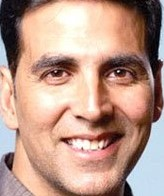
#> input picture images/akshay.jpg, 164 x 196 px, given in place of the camera
$ jupyter execute --allow-errors oneshot.ipynb   (shell and % lines are left out)   (text cells are left out)
#> lines starting #> are read from the running program, lines starting #| are printed output that depends on the picture
### utils.py
import tensorflow as tf
import numpy as np
import os
from numpy import genfromtxt
from keras.layers import Conv2D, ZeroPadding2D, Activation, Input, concatenate
from keras.models import Model
from keras.layers.normalization import BatchNormalization
from keras.layers.pooling import MaxPooling2D, AveragePooling2D


_FLOATX = 'float32'

# [4 lines left out: function variable, not called in this run]

def shape(x):
  return x.get_shape()

def square(x):
  return tf.square(x)

def zeros(shape, dtype=_FLOATX, name=None):
  return variable(np.zeros(shape), dtype, name)

# [4 lines left out: function concatenate, not called in this run]

def LRN2D(x):
  return tf.nn.lrn(x, alpha=1e-4, beta=0.75)

# [24 lines left out: function conv2d_bn, not called in this run]

weights = [
  'conv1', 'bn1', 'conv2', 'bn2', 'conv3', 'bn3',
  'inception_3a_1x1_conv', 'inception_3a_1x1_bn',
  'inception_3a_pool_conv', 'inception_3a_pool_bn',
  'inception_3a_5x5_conv1', 'inception_3a_5x5_conv2', 'inception_3a_5x5_bn1', 'inception_3a_5x5_bn2',
  'inception_3a_3x3_conv1', 'inception_3a_3x3_conv2', 'inception_3a_3x3_bn1', 'inception_3a_3x3_bn2',
  'inception_3b_3x3_conv1', 'inception_3b_3x3_conv2', 'inception_3b_3x3_bn1', 'inception_3b_3x3_bn2',
  'inception_3b_5x5_conv1', 'inception_3b_5x5_conv2', 'inception_3b_5x5_bn1', 'inception_3b_5x5_bn2',
  'inception_3b_pool_conv', 'inception_3b_pool_bn',
  'inception_3b_1x1_conv', 'inception_3b_1x1_bn',
  'inception_3c_3x3_conv1', 'inception_3c_3x3_conv2', 'inception_3c_3x3_bn1', 'inception_3c_3x3_bn2',
  'inception_3c_5x5_conv1', 'inception_3c_5x5_conv2', 'inception_3c_5x5_bn1', 'inception_3c_5x5_bn2',
  'inception_4a_3x3_conv1', 'inception_4a_3x3_conv2', 'inception_4a_3x3_bn1', 'inception_4a_3x3_bn2',
  'inception_4a_5x5_conv1', 'inception_4a_5x5_conv2', 'inception_4a_5x5_bn1', 'inception_4a_5x5_bn2',
  'inception_4a_pool_conv', 'inception_4a_pool_bn',
  'inception_4a_1x1_conv', 'inception_4a_1x1_bn',
  'inception_4e_3x3_conv1', 'inception_4e_3x3_conv2', 'inception_4e_3x3_bn1', 'inception_4e_3x3_bn2',
  'inception_4e_5x5_conv1', 'inception_4e_5x5_conv2', 'inception_4e_5x5_bn1', 'inception_4e_5x5_bn2',
  'inception_5a_3x3_conv1', 'inception_5a_3x3_conv2', 'inception_5a_3x3_bn1', 'inception_5a_3x3_bn2',
  'inception_5a_pool_conv', 'inception_5a_pool_bn',
  'inception_5a_1x1_conv', 'inception_5a_1x1_bn',
  'inception_5b_3x3_conv1', 'inception_5b_3x3_conv2', 'inception_5b_3x3_bn1', 'inception_5b_3x3_bn2',
  'inception_5b_pool_conv', 'inception_5b_pool_bn',
  'inception_5b_1x1_conv', 'inception_5b_1x1_bn',
  'dense_layer'
]

conv_shape = {
  'conv1': [64, 3, 7, 7],
  'conv2': [64, 64, 1, 1],
  'conv3': [192, 64, 3, 3],
  'inception_3a_1x1_conv': [64, 192, 1, 1],
  'inception_3a_pool_conv': [32, 192, 1, 1],
  'inception_3a_5x5_conv1': [16, 192, 1, 1],
  'inception_3a_5x5_conv2': [32, 16, 5, 5],
  'inception_3a_3x3_conv1': [96, 192, 1, 1],
  'inception_3a_3x3_conv2': [128, 96, 3, 3],
  'inception_3b_3x3_conv1': [96, 256, 1, 1],
  'inception_3b_3x3_conv2': [128, 96, 3, 3],
  'inception_3b_5x5_conv1': [32, 256, 1, 1],
  'inception_3b_5x5_conv2': [64, 32, 5, 5],
  'inception_3b_pool_conv': [64, 256, 1, 1],
  'inception_3b_1x1_conv': [64, 256, 1, 1],
  'inception_3c_3x3_conv1': [128, 320, 1, 1],
  'inception_3c_3x3_conv2': [256, 128, 3, 3],
  'inception_3c_5x5_conv1': [32, 320, 1, 1],
  'inception_3c_5x5_conv2': [64, 32, 5, 5],
  'inception_4a_3x3_conv1': [96, 640, 1, 1],
  'inception_4a_3x3_conv2': [192, 96, 3, 3],
  'inception_4a_5x5_conv1': [32, 640, 1, 1,],
  'inception_4a_5x5_conv2': [64, 32, 5, 5],
  'inception_4a_pool_conv': [128, 640, 1, 1],
  'inception_4a_1x1_conv': [256, 640, 1, 1],
  'inception_4e_3x3_conv1': [160, 640, 1, 1],
  'inception_4e_3x3_conv2': [256, 160, 3, 3],
  'inception_4e_5x5_conv1': [64, 640, 1, 1],
  'inception_4e_5x5_conv2': [128, 64, 5, 5],
  'inception_5a_3x3_conv1': [96, 1024, 1, 1],
  'inception_5a_3x3_conv2': [384, 96, 3, 3],
  'inception_5a_pool_conv': [96, 1024, 1, 1],
  'inception_5a_1x1_conv': [256, 1024, 1, 1],
  'inception_5b_3x3_conv1': [96, 736, 1, 1],
  'inception_5b_3x3_conv2': [384, 96, 3, 3],
  'inception_5b_pool_conv': [96, 736, 1, 1],
  'inception_5b_1x1_conv': [256, 736, 1, 1],
}

def load_weights():
  # Set weights path
  dirPath = './weights'
  fileNames = filter(lambda f: not f.startswith('.'), os.listdir(dirPath))
  paths = {}
  weights_dict = {}

  for n in fileNames:
    paths[n.replace('.csv', '')] = dirPath + '/' + n

  for name in weights:
    if 'conv' in name:
      conv_w = genfromtxt(paths[name + '_w'], delimiter=',', dtype=None)
      conv_w = np.reshape(conv_w, conv_shape[name])
      conv_w = np.transpose(conv_w, (2, 3, 1, 0))
      conv_b = genfromtxt(paths[name + '_b'], delimiter=',', dtype=None)
      weights_dict[name] = [conv_w, conv_b]
    elif 'bn' in name:
      bn_w = genfromtxt(paths[name + '_w'], delimiter=',', dtype=None)
      bn_b = genfromtxt(paths[name + '_b'], delimiter=',', dtype=None)
      bn_m = genfromtxt(paths[name + '_m'], delimiter=',', dtype=None)
      bn_v = genfromtxt(paths[name + '_v'], delimiter=',', dtype=None)
      weights_dict[name] = [bn_w, bn_b, bn_m, bn_v]
    elif 'dense' in name:
      dense_w = genfromtxt(dirPath+'/dense_w.csv', delimiter=',', dtype=None)
      dense_w = np.reshape(dense_w, (128, 736))
      dense_w = np.transpose(dense_w, (1, 0))
      dense_b = genfromtxt(dirPath+'/dense_b.csv', delimiter=',', dtype=None)
      weights_dict[name] = [dense_w, dense_b]

  return weights_dict

### oneshot.ipynb
[cell 1]
from keras.models import Sequential
from keras.layers import Conv2D, ZeroPadding2D, Activation, Input, concatenate
from keras.models import Model
from keras.layers.normalization import BatchNormalization
from keras.layers.pooling import MaxPooling2D, AveragePooling2D
from keras.layers.merge import Concatenate
from keras.layers.core import Lambda, Flatten, Dense
from keras.engine.topology import Layer
from keras import backend as K
import cv2
import os
import numpy as np
from numpy import genfromtxt
import pandas as pd
import tensorflow as tf
from utils import LRN2D
import utils
from keras.applications.vgg16 import VGG16


# np.set_printoptions(threshold=np.nan)

#> (a cell that did not finish here is left out)

[cell 3]
# Load weights from csv files (which was exported from Openface torch model)
weights = utils.weights
#> (the rest of this cell did not finish here and is left out)

#> (a cell that did not finish here is left out)

#> (a cell that did not finish here is left out)

#> (a cell that did not finish here is left out)

[cell 7]
from keras.models import Model
#> (the rest of this cell did not finish here and is left out)

#> (a cell that did not finish here is left out)

[cell 9]
# [9 lines left out: function image_to_embedding, not called in this run]

[cell 10]
# [25 lines left out: function recognize_face, not called in this run]

[cell 11]
import glob

def create_input_image_embeddings():
    input_embeddings = {}

    for file in glob.glob("images/*"):
        person_name = os.path.splitext(os.path.basename(file))[0]
        image_file = cv2.imread(file, 1)
        input_embeddings[person_name] = image_to_embedding(image_file, model)

    return input_embeddings

# [47 lines left out: function recognize_faces_in_cam, not called in this run]

#> (a cell that did not finish here is left out)

[cell 13]
cam = cv2.VideoCapture(0)

face_detector = cv2.CascadeClassifier('haarcascade_frontalface_default.xml')

count = 0
while(True):
    ret, img = cam.read()
#> img is the input picture: shape (196, 164, 3); mean B, G, R 137.8, 152.7, 187.2
    #gray = cv2.cvtColor(img, cv2.COLOR_BGR2GRAY)
    faces = face_detector.detectMultiScale(img, 1.3, 5)
#> faces = [[8, 15, 151, 151]]
    for (x,y,w,h) in faces:
        x1 = x
        y1 = y
        x2 = x+w
        y2 = y+h
        cv2.rectangle(img, (x1,y1), (x2,y2), (255,255,255), 2)
        count += 1
        # Save the captured image into the datasets folder
        cv2.imwrite("images/User_" + str(count) + ".jpg", img[y1:y2,x1:x2])
        cv2.imshow('image', img)
#> this loop made 1 pass
#> (x, y, w, h, x1, y1, x2, y2) on pass 1: (8, 15, 151, 151, 8, 15, 159, 166)
#> pass 1, `cv2.imwrite("images/User_" + str(count) + ".jpg", img[y1:y2,x1:x2])`:
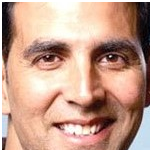
#> saved as User_1.jpg: shape (151, 151, 3); mean B, G, R 140, 157.9, 196.6
#> pass 1, `cv2.imshow('image', img)`:
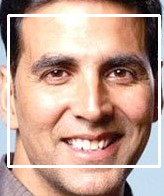
#> window 'image': shape (196, 164, 3); mean B, G, R 144.6, 159.1, 192.5
#> after the loop, count = 1
    k = cv2.waitKey(200) & 0xff # Press 'ESC' for exiting video
#> (key Esc is pressed here)
    if k == 27:
        break
    elif count >= 10: # Take 30 face sample and stop video
         break
cam.release()
cv2.destroyAllWindows()

#> (a cell that did not finish here is left out)

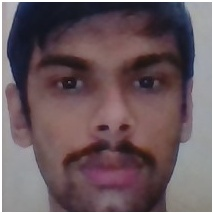
#> input picture images/Jeet.jpg, 213 x 213 px
#> in create_input_image_embeddings, image_file is the input picture: shape (213, 213, 3); mean B, G, R 93.6, 88.4, 106
